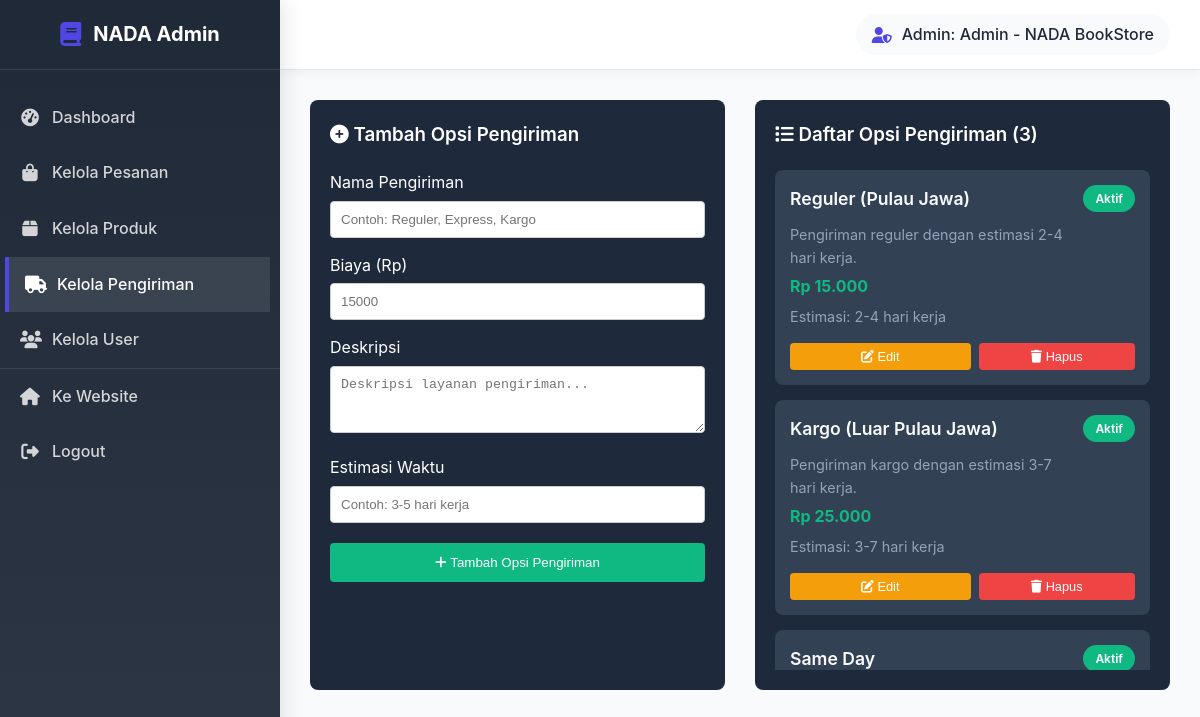
The page /bookstore/admin/shipping_management.php (signed in) on the database its author committed.
### tables this page shows
CREATE TABLE `users` (
  `id` int(11) NOT NULL,
  `email` varchar(255) NOT NULL,
  `nama` varchar(255) NOT NULL,
  `no_telepon` varchar(20) NOT NULL,
  `address` text NOT NULL,
  `kota` varchar(15) NOT NULL,
  `provinsi` varchar(20) NOT NULL,
  `kode_pos` int(6) NOT NULL,
  `password` varchar(255) NOT NULL,
  `role` enum('admin','member') NOT NULL,
  `updated_at` datetime DEFAULT NULL
);

CREATE TABLE `shipping_options` (
  `id` int(11) NOT NULL,
  `name` varchar(100) NOT NULL,
  `description` text DEFAULT NULL,
  `cost` decimal(10,2) NOT NULL,
  `estimated_days` varchar(50) DEFAULT NULL,
  `is_active` tinyint(1) DEFAULT 1,
  `created_at` timestamp NOT NULL DEFAULT current_timestamp()
);

### bookstore/auth.php (called while the page is built, shortened)
<?php
require_once 'db.php';
function isLoggedIn()
{
    return isset($_SESSION['user_id']);
}
function getLoggedUser()
{
    global $pdo;
    $stmt = $pdo->prepare("SELECT * FROM users WHERE id = ?");
    $stmt->execute([$_SESSION['user_id']]);
    return $stmt->fetch(PDO::FETCH_ASSOC);
}
?>

### bookstore/admin/shipping_management.php (the view, shortened to what this page needs)
<?php
require_once '../auth.php';
require_once '../db.php';
$user = getLoggedUser();
$stmt = $pdo->query("SELECT * FROM shipping_options ORDER BY cost ASC");
$shipping_options = $stmt->fetchAll(PDO::FETCH_ASSOC);
?>
<!DOCTYPE html>
<html lang="id">
<head>
    <link rel="stylesheet" href="admin-styles.css">
    <link rel="stylesheet" href="../styles.css">
    <link rel="stylesheet" href="https://cdnjs.cloudflare.com/ajax/libs/font-awesome/6.4.0/css/all.min.css">
</head>
<body class="admin-body">
    <div class="admin-wrapper">
        <nav class="admin-sidebar">
            <div class="sidebar-header">
                <div class="sidebar-logo">
                    <i class="fas fa-book"></i>
                    <span>NADA Admin</span>
                </div>
            </div>
            <ul class="sidebar-menu">
                <li>
                    <a href="dashboard.php">
                        <i class="fas fa-tachometer-alt"></i>
                        <span>Dashboard</span>
                    </a>
                </li>
                <li>
                    <a href="orders.php">
                        <i class="fas fa-shopping-bag"></i>
                        <span>Kelola Pesanan</span>
                    </a>
                </li>
                <li>
                    <a href="managed-products.php">
                        <i class="fas fa-box"></i>
                        <span>Kelola Produk</span>
                    </a>
                </li>
                <li class="active">
                    <a href="shipping_management.php">
                        <i class="fas fa-truck"></i>
                        <span>Kelola Pengiriman</span>
                    </a>
                </li>
                <li>
                    <a href="users.php">
                        <i class="fas fa-users"></i>
                        <span>Kelola User</span>
                    </a>
                </li>
                <li class="sidebar-divider"></li>
                <li>
                    <a href="../index.php">
                        <i class="fas fa-home"></i>
                        <span>Ke Website</span>
                    </a>
                </li>
                <li>
                    <a href="../logout.php">
                        <i class="fas fa-sign-out-alt"></i>
                        <span>Logout</span>
                    </a>
                </li>
            </ul>
        </nav>
        <div class="admin-main">
            <header class="admin-header">
                <div class="header-left">
                    <h1>Kelola Jasa Pengiriman</h1>
                </div>
                <div class="header-right">
                    <div class="admin-user">
                        <i class="fas fa-user-shield"></i>
                        <span>Admin: <?= htmlspecialchars($user['nama']) ?></span>
                    </div>
                </div>
            </header>
            <main class="admin-content">
                <div class="shipping-grid" style="display: grid; grid-template-columns: 1fr 1fr; gap: 30px;">
                    <div style="background: #1e293b; padding: 20px; border-radius: 8px;">
                        <h3 style="color: white; margin-bottom: 20px;">
                            <i class="fas fa-plus-circle"></i>
                            Tambah Opsi Pengiriman
                        </h3>
                        <form method="POST" action="">
                            <div style="margin-bottom: 15px;">
                                <label style="color: white; display: block; margin-bottom: 5px;">Nama Pengiriman</label>
                                <input type="text" name="name"
                                    style="width: 100%; padding: 10px; border: 1px solid #ccc; border-radius: 4px;"
                                    placeholder="Contoh: Reguler, Express, Kargo" required>
                            </div>
                            <div style="margin-bottom: 15px;">
                                <label style="color: white; display: block; margin-bottom: 5px;">Biaya (Rp)</label>
                                <input type="number" name="cost" step="0.01"
                                    style="width: 100%; padding: 10px; border: 1px solid #ccc; border-radius: 4px;"
                                    placeholder="15000" required>
                            </div>
                            <div style="margin-bottom: 15px;">
                                <label style="color: white; display: block; margin-bottom: 5px;">Deskripsi</label>
                                <textarea name="description" rows="3"
                                    style="width: 100%; padding: 10px; border: 1px solid #ccc; border-radius: 4px;"
                                    placeholder="Deskripsi layanan pengiriman..." required></textarea>
                            </div>
                            <div style="margin-bottom: 20px;">
                                <label style="color: white; display: block; margin-bottom: 5px;">Estimasi Waktu</label>
                                <input type="text" name="estimated_days"
                                    style="width: 100%; padding: 10px; border: 1px solid #ccc; border-radius: 4px;"
                                    placeholder="Contoh: 3-5 hari kerja" required>
                            </div>
                            <button type="submit" name="add_shipping"
                                style="background: #10b981; color: white; padding: 12px 20px; border: none; border-radius: 4px; cursor: pointer; width: 100%;">
                                <i class="fas fa-plus"></i> Tambah Opsi Pengiriman
                            </button>
                        </form>
                    </div>
                    <div style="background: #1e293b; padding: 20px; border-radius: 8px;">
                        <h3 style="color: white; margin-bottom: 20px;">
                            <i class="fas fa-list"></i>
                            Daftar Opsi Pengiriman (<?= count($shipping_options) ?>)
                        </h3>
                        <?php if (empty($shipping_options)): ?>
                            <p style="color: #64748b; text-align: center; padding: 40px;">
                                <i class="fas fa-truck" style="font-size: 3rem; display: block; margin-bottom: 15px;"></i>
                                Belum ada opsi pengiriman
                            </p>
                        <?php else: ?>
                            <div style="max-height: 500px; overflow-y: auto;">
                                <?php foreach ($shipping_options as $option): ?>
                                    <div class="shipping-card">
                                        <div style="display: flex; justify-content: space-between; align-items: start;">
                                            <div style="flex: 1;">
                                                <h4><?= htmlspecialchars($option['name']) ?></h4>
                                                <p><?= htmlspecialchars($option['description']) ?></p>
                                                <p class="price">Rp <?= number_format($option['cost'], 0, ',', '.') ?></p>
                                                <p>Estimasi: <?= htmlspecialchars($option['estimated_days']) ?></p>
                                            </div>
                                            <div style="margin-left: 15px;">
                                                <?php if ($option['is_active']): ?>
                                                    <span class="badge badge-success">Aktif</span>
                                                <?php else: ?>
                                                    <span class="badge badge-danger">Nonaktif</span>
                                                <?php endif; ?>
                                            </div>
                                        </div>
                                        <div class="btn-group">
                                            <button class="btn-edit"
                                                onclick="editShipping(<?= htmlspecialchars(json_encode($option)) ?>)">
                                                <i class="fas fa-edit"></i> Edit
                                            </button>
                                            <form method="POST" style="flex: 1; display: inline;"
                                                onsubmit="return confirm('Yakin ingin menghapus opsi pengiriman ini?')">
                                                <button type="submit" name="delete_shipping" class="btn-delete"
                                                    style="width: 100%;">
                                                    <i class="fas fa-trash"></i> Hapus
                                                </button>
                                            </form>
                                        </div>
                                    </div>
                                <?php endforeach; ?>
                            </div>
                        <?php endif; ?>
                    </div>
                </div>
            </main>
        </div>
    </div>
</body>
</html>

### bookstore/admin/admin-styles.css (style rules this page uses)
:root { --admin-primary: #4f46e5; --admin-primary-dark: #4338ca; --admin-secondary: #1f2937; --admin-success: #10b981; --admin-warning: #f59e0b; --admin-danger: #ef4444; --admin-info: #3b82f6; --admin-light: #f8fafc; --admin-dark: #0f172a; --admin-border: #e2e8f0; --sidebar-width: 280px; --header-height: 70px; }
.admin-body { margin: 0; padding: 0; font-family: "Inter", -apple-system, BlinkMacSystemFont, "Segoe UI", Roboto, sans-serif; background-color: var(--admin-light); color: var(--admin-dark); line-height: 1.6; }
.admin-wrapper { display: flex; min-height: 100vh; }
.admin-sidebar { width: var(--sidebar-width); background: linear-gradient(180deg, var(--admin-secondary) 0%, #374151 100%); color: white; position: fixed; margin-top: auto; height: 100vh; left: 0; top: 0; z-index: 1000; overflow-y: auto; box-shadow: 4px 0 20px rgba(0, 0, 0, 0.1); }
.sidebar-header { padding: 18.4px; border-bottom: 1px solid rgba(255, 255, 255, 0.1); text-align: center; }
.sidebar-logo { display: flex; align-items: center; justify-content: center; gap: 12px; font-size: 1.25rem; font-weight: 700; color: white; }
.sidebar-logo i { font-size: 1.5rem; color: var(--admin-primary); }
.sidebar-menu { list-style: none; padding: 20px 0; margin: 0; }
.sidebar-menu li { margin: 0; }
.sidebar-menu a { display: flex; align-items: center; padding: 15px 20px; color: rgba(255, 255, 255, 0.8); text-decoration: none; transition: all 0.3s ease; position: relative; gap: 12px; font-weight: 500; }
.sidebar-menu a:hover, .sidebar-menu li.active a { background-color: rgba(255, 255, 255, 0.1); color: white; transform: translateX(5px); }
.sidebar-menu li.active a::before { content: ""; position: absolute; left: 0; top: 0; bottom: 0; width: 4px; background: var(--admin-primary); }
.sidebar-menu a i { width: 20px; text-align: center; font-size: 1.1rem; flex-shrink: 0; }
.sidebar-divider { height: 1px; background: rgba(255, 255, 255, 0.1); margin: 15px 20px; }
.badge { background-color: var(--admin-warning); color: white; padding: 2px 8px; border-radius: 10px; font-size: 0.75rem; font-weight: 600; margin-left: auto; }
.admin-main { flex: 1; margin-left: var(--sidebar-width); display: flex; flex-direction: column; min-height: 100vh; }
.admin-header { height: var(--header-height); background: white; border-bottom: 1px solid var(--admin-border); display: flex; align-items: center; justify-content: space-between; padding: 0 30px; box-shadow: 0 2px 10px rgba(0, 0, 0, 0.05); position: sticky; top: 0; z-index: 100; }
.header-left { display: flex; align-items: center; gap: 20px; }
.admin-header h1 { margin: 0; font-size: 1.5rem; color: white; font-weight: 600; }
.header-right { display: flex; align-items: center; gap: 20px; }
.admin-user { display: flex; align-items: center; gap: 10px; padding: 8px 16px; background-color: var(--admin-light); border-radius: 25px; color: var(--admin-secondary); font-weight: 500; }
.admin-user i { color: var(--admin-primary); }
.admin-content { flex: 1; padding: 30px; }

### bookstore/admin/shipping_management.php (style rules this page uses)
.badge { padding: 4px 12px; border-radius: 20px; font-size: 12px; font-weight: 600; }
.badge-success { background: #10b981; color: white; }
.shipping-card { background: #334155; padding: 15px; border-radius: 8px; margin-bottom: 15px; color: white; }
.shipping-card h4 { margin: 0 0 10px 0; color: #f8fafc; font-size: 1.1rem; }
.shipping-card p { margin: 5px 0; color: #94a3b8; font-size: 0.9rem; }
.shipping-card .price { color: #10b981; font-weight: bold; font-size: 1rem; }
.btn-group { display: flex; gap: 8px; margin-top: 10px; }
.btn-edit { background: #f59e0b; color: white; padding: 6px 12px; border: none; border-radius: 4px; cursor: pointer; font-size: 0.8rem; flex: 1; }
.btn-delete { background: #ef4444; color: white; padding: 6px 12px; border: none; border-radius: 4px; cursor: pointer; font-size: 0.8rem; flex: 1; }

### rows shown on the page
users: nama "Admin - NADA BookStore"
shipping_options: name "Reguler (Pulau Jawa)", description "Pengiriman reguler dengan estimasi 2-4 hari kerja.", cost "15.000", estimated_days "2-4 hari kerja", is_active "Aktif"
shipping_options: name "Kargo (Luar Pulau Jawa)", description "Pengiriman kargo dengan estimasi 3-7 hari kerja.", cost "25.000", estimated_days "3-7 hari kerja", is_active "Aktif"
shipping_options: name "Same Day", is_active "Aktif"

### other values the page prints
count($shipping_options) "3"
